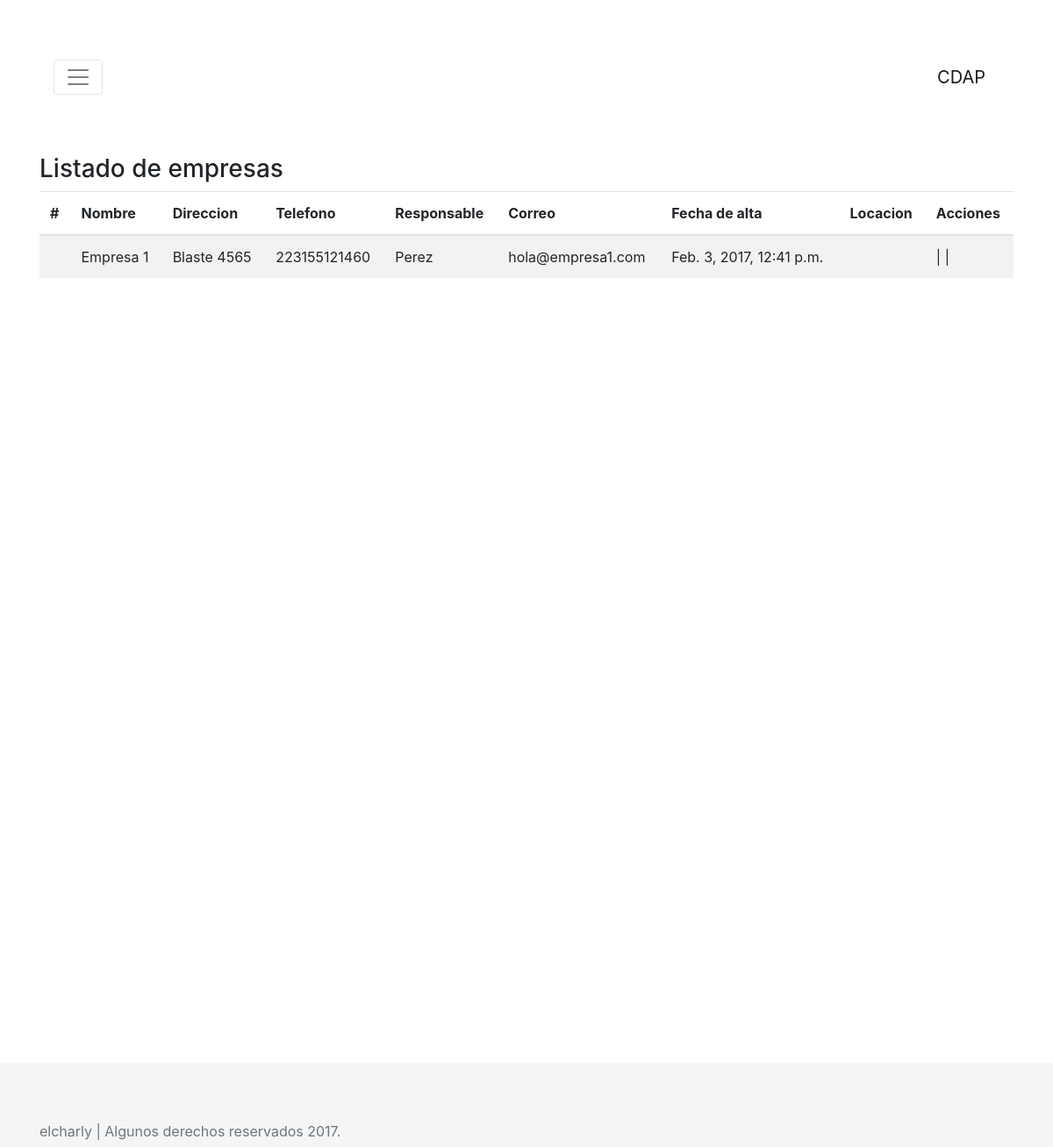
Before: /cdap/empresa_listar with the older database file.
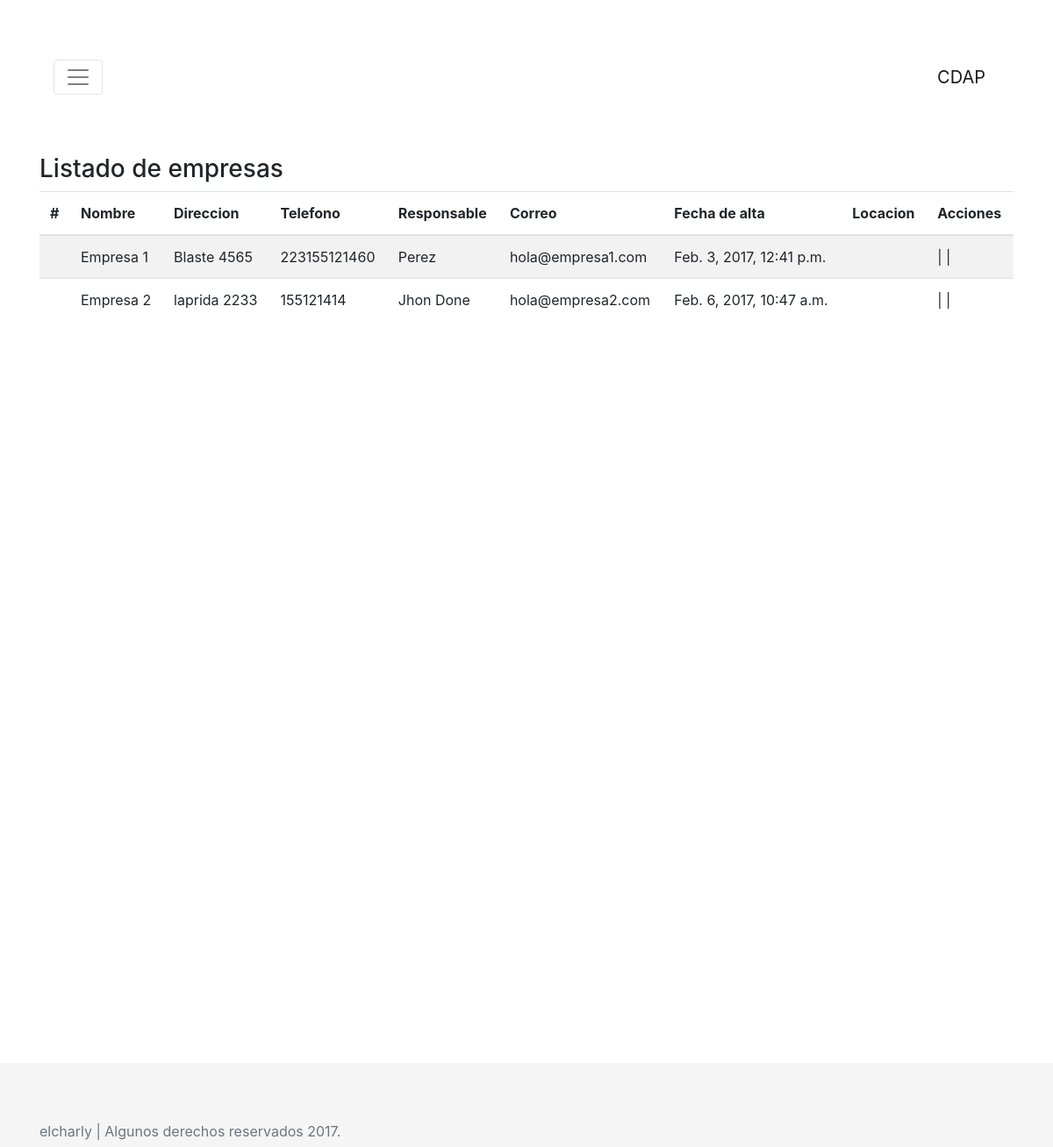
After: the same page with the newer database file.
### cdap/models.py (models this page shows, shortened)
class Empresa(models.Model):
    nombre= models.CharField(max_length=50)
    direccion= models.TextField()
    telefono= models.CharField(max_length=12)
    responsable= models.CharField(max_length=120)
    email= models.EmailField()
    fecha_alta= models.DateTimeField(auto_now_add=True) # Esto es para que se agregue sola y no se modifique
    fecha_ultima_mod= models.DateField(auto_now=True) # Esto es para que se agregue sola
    comentario= models.TextField()
    activo= models.BooleanField()
    locacion= models.ManyToManyField(Locacion)

### cdap/views.py (the view)
def empresa_list(request):
    empresa = Empresa.objects.all()
    contexto = {'empresas':empresa}
    return render(request, 'empresa_list.html', contexto)

### cdap/templates/empresa_list.html (shortened to what this page needs)
{% extends 'base.html'%}
{% block content %}
<h3>Listado de empresas</h3>
{% if empresas %}
<div class="table-responsive">
<table class="table table-striped">
<thead>
  <tr>
    <th>#</th>
    <th>Nombre</th>
    <th>Direccion</th>
    <th>Telefono</th>
    <th>Responsable</th>
    <th>Correo</th>
    <th>Fecha de alta</th>
    <th>Locacion</th>
    <th>Acciones</th>
  </tr>
</thead>
<tbody>
  {% for empresa in empresas %}
  <tr>
    <td>{{persona.id}}</td>
    <td>{{ empresa.nombre }}</td>
    <td>{{ empresa.direccion }}</td>
    <td>{{ empresa.telefono }}</td>
    <td>{{ empresa.responsable }}</td>
    <td>{{ empresa.email }}</td>
    <td>{{ empresa.fecha_alta }}</td>
    <td>{{ empresa.locaion }}</td>
    <td>
      <a href="{% url 'empresa_editar' empresa.id %}"></a>  |
      <a href="{% url 'empresa_eliminar' empresa.id %}"></a> |
    </td>
  </tr>
  {% endfor %}
</tbody>
</table>
</div>
{% else %}
<p>No hay ninguna empresa listada.</p>
{% endif %}
{% endblock %}

Changed rows visible on the page:
added Empresa: nombre "Empresa 2", direccion "laprida 2233", telefono "155121414", responsable "Jhon Done", email "hola@empresa2.com", fecha_alta "Feb. 6, 2017, 10:47 a.m."
